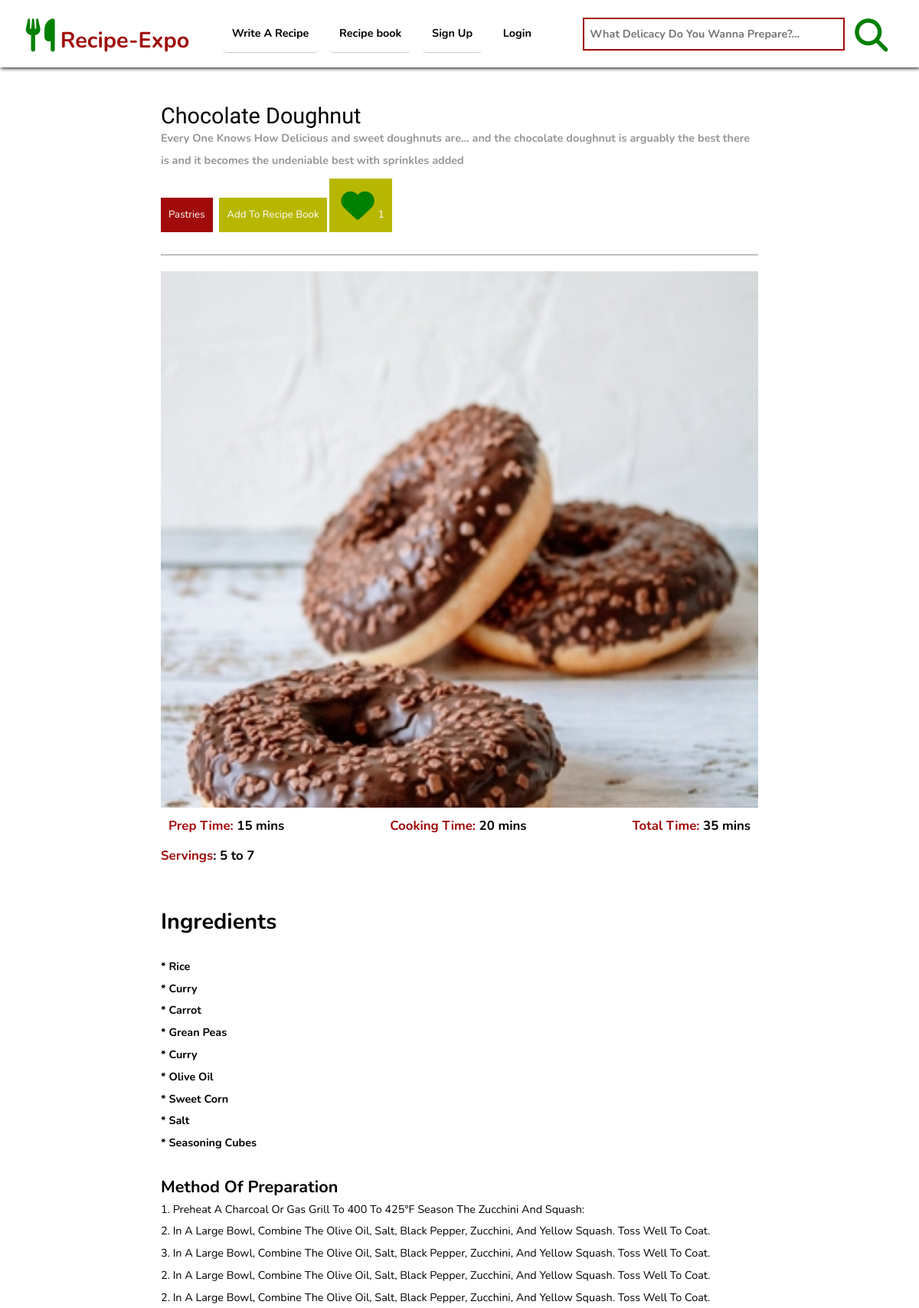
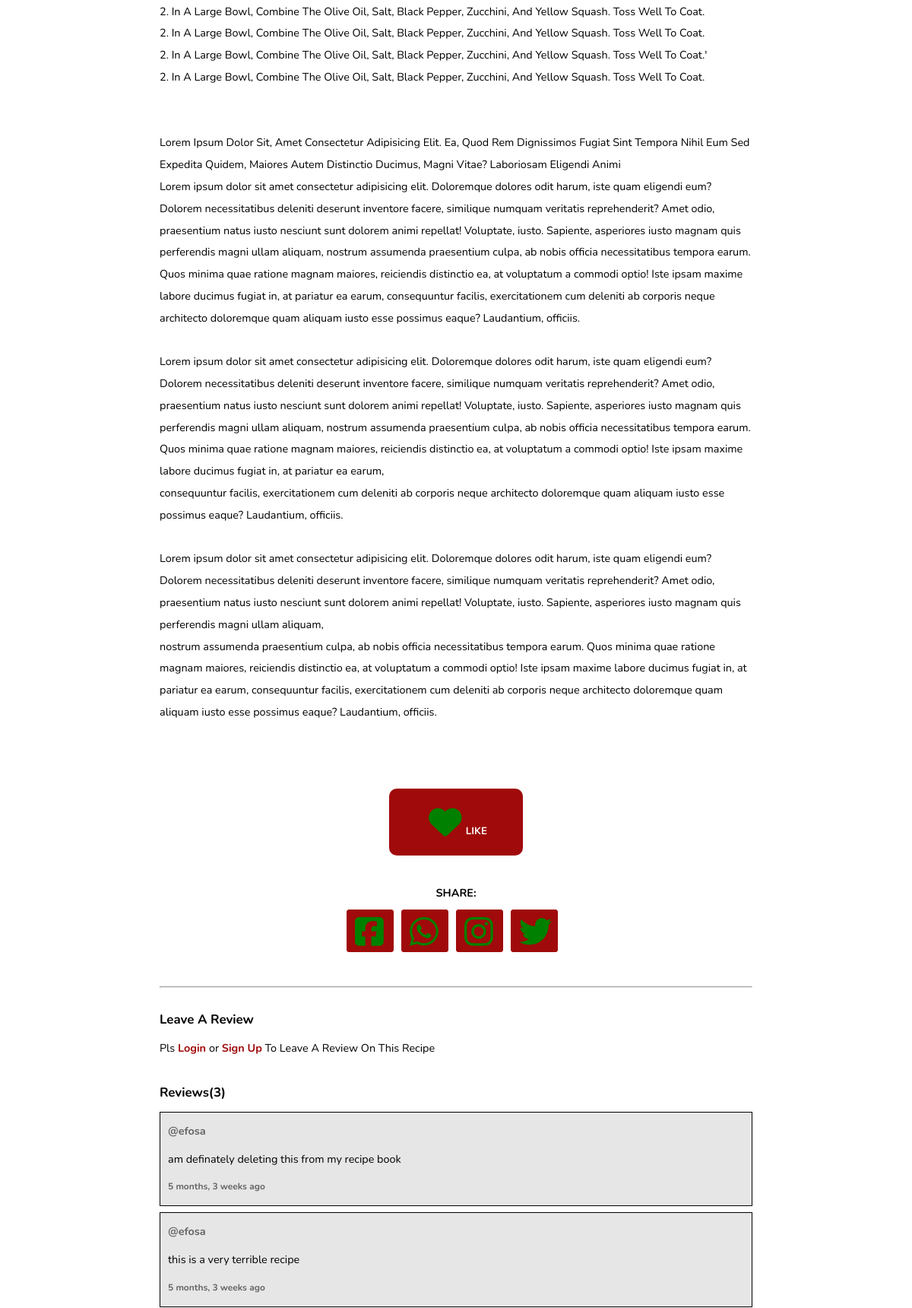
The app's page /recipes/chocolate-doughnut/6bc0dae81eb54213bb85d8b73714e9b0/ (upper part) with its own data (2 pictures, top to bottom).
### recipes/models.py (models this page shows, shortened)
class Recipe(models.Model):
    recipe_categories = (
        ('Dessert','Dessert'),
        ('Drinks','Drinks'),
        ('Healthy and Tasty', 'Healthy and Tasty'),
        ('Native', 'Native'),
        ('Pastries', 'Pastries'),
        ('Soup','Soup'),
        ('Veggies', 'Veggies'),
    )
    servings  = (
        ("1 to 3","1 to 3"),
        ("3 to 5","3 to 5"),
        ("5 to 7","5 to 7"),
        ("more Than 7", "more Than 7"),
    )
    user = models.ForeignKey(User,on_delete=models.SET_NULL, related_name = "my_recipes", null = True)
    recipe_name = models.CharField(max_length=200)
    recipe_info = models.TextField(max_length=1000, help_text="Give Some Information About This recipe", blank=True, null = True)
    recipe_image = ResizedImageField(size = [600,600],upload_to = "uploads/recipe_images", force_format = "jpeg", quality = 100)
    recipe_preparation = RichTextField()
    preparation_time = models.IntegerField(help_text="Time to prepare the ingredients, e.g 10 (for 10 minutes)")
    cooking_time = models.IntegerField(help_text="Time to cook the ingredients, e.g 10 (for 10 minutes)")
    category = models.CharField(choices=recipe_categories, max_length=20)
    serving = models.CharField(choices = servings, max_length=15)
    created = models.DateTimeField(auto_now_add=True, blank = True, null = True, editable=False)
    updated = models.DateTimeField(auto_now = True, blank = True, null = True, editable=False)
    youtube_video_url = EmbedVideoField(blank = True, null =True)
    id = models.UUIDField(default=uuid.uuid4, unique = True, primary_key=True)
    slug = models.SlugField(unique = True, max_length = 200)
    class Meta:
        ordering = ['-created']
    def get_recent_comments(self):
        comments = self.comments.all()[0:5]
        return comments
    def num_of_likes(self):
        likes = self.recipe_likes
        likes = likes.count()
        return likes

class Comment(models.Model):
    user = models.ForeignKey(User, on_delete = models.CASCADE, related_name="my_comments")
    recipe = models.ForeignKey('Recipe', on_delete = models.CASCADE, related_name="comments")
    message = models.CharField(max_length = 200,help_text="Write A Comment On This Recipe")
    created = models.DateTimeField(auto_now_add = True,blank = True, null = True)
    class Meta:
        ordering = ['-created']

### recipes/views.py (the view)
# urls.py: path("<str:slug>/<str:id>/", single_recipe, name = "single_recipe"),
def single_recipe(request, slug, id):
    try:
        recipe = Recipe.objects.get(id = id)
    except:
        return HttpResponseNotFound()
    total_time = recipe.preparation_time + recipe.cooking_time
    recipe_comments = recipe.get_recent_comments()
    added_to_recipe_book = False
    liked_recipe = False
    if request.user.is_authenticated:
        added_to_recipe_book = recipe.added_to_recipe_book(request.user)
        liked_recipe = recipe.already_liked_recipe(request.user)
    if request.method == "POST":
        message = request.POST['comment_message']
        new_comment = Comment.objects.create(user=request.user, recipe=recipe, message=message)
        new_comment.save()
        return redirect("single_recipe", slug, id)
    context = {
        'recipe':recipe,
        'total_time':total_time,
        'recipe_comments':recipe_comments,
        'num_of_comments':recipe_comments.count(),
        'in_recipe_book': added_to_recipe_book,
        'liked_recipe':liked_recipe,
    }
    return render(request,"recipes/single-recipe.html", context)

### recipes/templates/recipes/single-recipe.html (shortened to what this page needs)
{% extends 'home.html' %}
{% load static %}
{%load embed_video_tags%}
    {%block styles%}
    <link rel="stylesheet" href="{% static 'styles/single-recipe.css'%}">
    {%endblock styles%}
    {%block content%}
    <br>
    <main>
        <div class="single-recipe-wrapper">
            <div class="recipe-details">
                <h1 class="recipe-name">{{recipe.recipe_name}}</h1>
                <h4 class=" faint">{{recipe.recipe_info}}</h4>
                <button>{{recipe.category}}</button>
                {%if recipe.user == user%}
                <button><a href=" {%url 'update_recipe' recipe.id %} " style="color: white;">Update Recipe</a></button>
                {%else%}
                    {%if in_recipe_book%}
                        <form action=" {% url 'remove_recipe' %} " method="post">
                            {%csrf_token%}
                            <input type="hidden" value="{{recipe.id}}" name = "recipe_id">
                            <button>Remove From Recipe Book</button>
                        </form>
                    {%else%}
                        <form action=" {% url 'add_to_recipe_book' %} " method="post">
                            <button>Add To Recipe Book</button>
                        </form>
                    {%endif%}
                {%endif%}
                <button> <i class="fa fa-heart"></i> {{recipe.num_of_likes}}</button>
            </div>
            <br>
            <hr>
            <div class="recipe-featured-image">
                <img src="{{recipe.recipe_image.url}}" alt="">
            </div>
            <div class="preparation-info">
                <div class="time-field">
                   <div class="time">
                       <h3><span>Prep Time:</span> {{recipe.preparation_time}} mins</h3>
                   </div>
                   <div class="time">
                       <h3><span>Cooking Time:</span> {{recipe.cooking_time}} mins</h3>
                   </div>
                   <div class="time">
                       <h3><span>Total Time:</span> {{total_time}} mins</h3>
                   </div>
                </div>
                <h3><span>Servings</span>: {{recipe.serving}}</h3>
            </div>
            <br><br>
            <div class="">
                {{recipe.recipe_preparation|safe}}
            </div>
            <div class="youtube-video-wrapper">
                <br>
            </div>
            {% if liked_recipe %}
            {% else %}
                <section class="likes">
                    <br><br>
                    <form action=" {% url 'like_recipe' recipe.id%} " method="post">
                        <button type="submit"><i class="fa fa-heart"></i> LIKE</button>
                    </form>
                </section>
            {% endif %}
            <div class="share-links-wrapper">
                <h4>SHARE: </h4>
                <div class="links">
                    <a href="https://www.facebook.com/sharer/sharer.php?u=127.0.0.1:8000/recipes/{{recipe.slug}}/{{recipe.id}}" class="share_link" title = "{{recipe.recipe_name}}" target="blank"><i class="fa fa-facebook-square"></i></a>
                    <a href="" class="share_link"><i class="fa fa-whatsapp"></i></a>
                    <a href="" class="share_link"><i class="fa fa-instagram"></i></a>
                    <a href="" class="share_link"><i class="fa fa-twitter"></i></a>
                </div>
            </div>
            <section class="comments">
                <hr> <br>
                <h3>Leave A Review</h3>
                {%if user.is_authenticated%}
                    <form action="" method = "POST">
                        {%csrf_token%}
                        <input type="text" placeholder="Leave A Review On This Recipe" name="comment_message">
                        <input type="submit" value="POST">
                    </form>
                {%else%}
                <p> Pls <strong><a href=" {% url 'login' %} " style="color: #a00a0a;">Login </a></strong> or <strong><a href=" {% url 'sign_up' %} " style="color: #a00a0a;">Sign Up</a></strong> To Leave A Review On This Recipe</p>
                {%endif%}
                <div class="other-comments">
                    <h3>Reviews({{num_of_comments}})</h3>
                    {%for comment in recipe_comments%}
                        <div class="comment" style="background-color: rgb(230,230,230);">
                            <h4 style="color: rgb(100,100,100);">@{{comment.user.username}}</h4>
                            <p style="margin: 8px 0;">{{comment.message}}</p>
                            <h5 style="color: rgb(100,100,100);">{{comment.created|timesince}} ago</h5>
                        </div>
                    {%endfor%}
                </div>
            </section>
        </div>
    </main>
    {%endblock content%}

### static/styles/general.css (style rules this page uses)
* { margin: 0; padding: 0; -webkit-box-sizing: border-box; box-sizing: border-box; outline: none; text-decoration: none; list-style: none; font-family: 'Nunito', sans-serif; scroll-padding-top: 80px; scroll-behavior: smooth; line-height: 2rem; }
html { font-size: 80%; }
.recipe-name { font-family: 'Frank Ruhl Libre'; font-weight: lighter; }
.fa { font-size: 3rem; width: 50px; height: 50px; position: relative; color: green; padding: 5px; }
@media (min-width: 700px) { html { font-size: 90%; } }

### static/styles/single-recipe.css (style rules this page uses)
.faint { color: #969696; }
.single-recipe-wrapper { padding: 20px 10px; width: 100%; margin: auto; max-width: 800px; }
.recipe-details form { display: inline-block; margin-left: 5px; }
.recipe-details button { margin-top: 10px; background: #a00a0a; color: white; padding: 8px 10px; border: none; -webkit-transition: .4s; transition: .4s; }
.recipe-details button:last-child { background: #b7b701; cursor: pointer; }
.recipe-featured-image { width: 100%; max-width: 800px; height: 700px; margin-top: 20px; }
.recipe-featured-image img { width: 100%; height: 100%; -o-object-fit: cover; object-fit: cover; -o-object-position: center; object-position: center; }
.preparation-info { width: 100%; }
.preparation-info span { color: #a00a0a; }
.preparation-info .time-field { display: -webkit-box; display: -ms-flexbox; display: flex; -ms-flex-wrap: wrap; flex-wrap: wrap; -webkit-box-pack: justify; -ms-flex-pack: justify; justify-content: space-between; -webkit-box-align: center; -ms-flex-align: center; align-items: center; padding: 10px; }
.likes { width: 100%; text-align: center; }
.likes form button { padding: 15px 45px; font-weight: bolder; background-color: #a00a0a; color: white; border: 2px solid #a00a0a; border-radius: 10px; -webkit-transition: .3s; transition: .3s; cursor: pointer; }
.share-links-wrapper { margin-top: 20px; padding: 15px; }
.share-links-wrapper h4 { font-weight: bolder; text-align: center; }
.share-links-wrapper .links { display: -webkit-box; display: -ms-flexbox; display: flex; -webkit-box-align: center; -ms-flex-align: center; align-items: center; -webkit-box-pack: center; -ms-flex-pack: center; justify-content: center; margin-top: 7px; }
.share-links-wrapper a { padding: 1px 5px; border-radius: 3px; background-color: #a00a0a; margin-right: 10px; color: white; -webkit-transition: .3s; transition: .3s; font-weight: bold; border: 1px solid #a00a0a; font-size: 1.3rem; }
.comments { margin-top: 30px; }
.comments h3 { margin-bottom: 8px; }
.comments .other-comments { width: 100%; margin-top: 30px; }
.comments .other-comments h3 { margin-bottom: 10px; }
.comments .other-comments .comment { overflow-wrap: break-word; padding: 10px; border: 1px solid black; margin: 8px 0; }

### records on screen
Recipe: recipe_name "Chocolate Doughnut", recipe_info "Every One Knows How Delicious and sweet doughnuts are... and the chocolate doughnut is arguably the best there is and it becomes the undeniable best with sprinkles added", category "Pastries", num_of_likes "1", recipe_image (picture), preparation_time "15", cooking_time "20", serving "5 to 7", recipe_preparation "Ingredients * Rice * Curry * Carrot * Grean Peas * Curry * Olive Oil * Sweet Corn * Salt * Seasoning Cubes Method Of Preparation 1. Preheat A Charcoal Or Gas Grill To 400 To 425°F Season The Zucchini And Squash: 2. In A Large Bowl, Combine The Olive Oil, Salt, Black Pepper, Zucchini, And Yellow Squash. Toss Well To Coat. 3. In A Large Bowl, Combine The Olive Oil, Salt, Black Pepper, Zucchini, And Yellow Squash. Toss Well To Coat. 2. In A Large Bowl, Combine The Olive Oil, Salt, Black Pepper, Zucchini, And Yellow Squash. Toss Well To Coat. 2. In A Large Bowl, Combine The Olive Oil, Salt, Black Pepper, Zucchini, And Yellow Squash. Toss Well To Coat. 2. In A Large Bowl, Combine The Olive Oil,…"
Comment: user.username "efosa", message "am definately deleting this from my recipe book", created "5 months, 3 weeks"
Comment: user.username "efosa", message "this is a very terrible recipe", created "5 months, 3 weeks"

### other values on screen
{{ total_time }} "35"
{{ num_of_comments }} "3"
